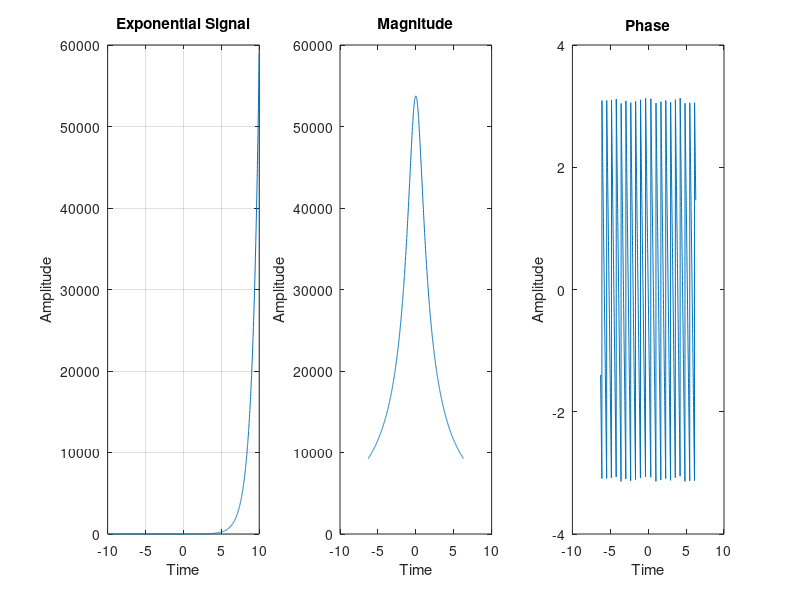
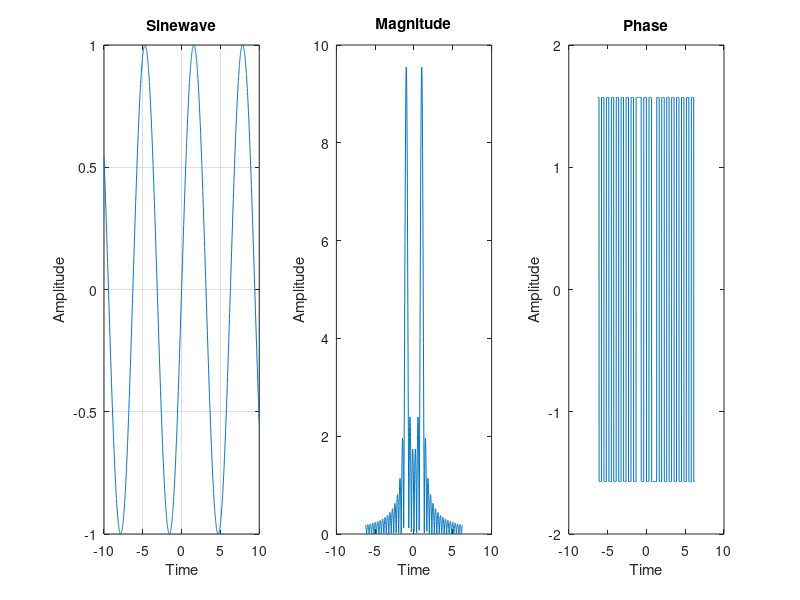
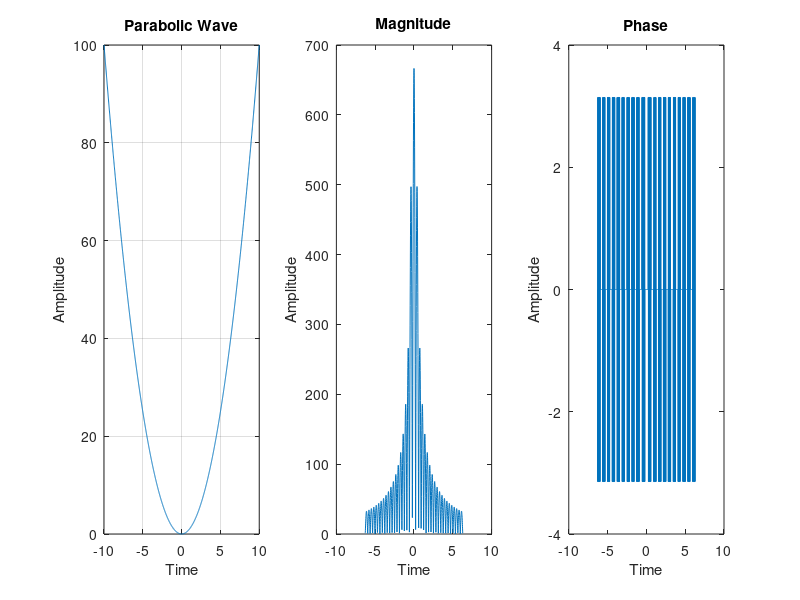

MATLAB code to generate these figures, in order:
clc;
clear all;
close all;
t= -10:0.01:10;
A= 3;
x_t1= A.^t;
figure();
subplot(1,3,1);
plot(t,x_t1);
title('Exponential Signal');
xlabel('Time');
ylabel('Amplitude');
grid on;
w= -2*pi:0.01:2*pi;
x_k1= zeros(size(w));
for k=1:length(w)
    x_k1(k)= trapz(t,x_t1.*exp(-j*w(k)*t));
end;
x_kmag1= abs(x_k1);
x_kangle1= angle(x_k1);
subplot(1,3,2);
plot(w,x_kmag1);
title('Magnitude');
xlabel('Time');
ylabel('Amplitude');
subplot(1,3,3);
plot(w,x_kangle1);
title('Phase');
xlabel('Time');
ylabel('Amplitude');
x_t2= sin(t);
figure();
subplot(1,3,1);
plot(t,x_t2);
title('Sinewave');
xlabel('Time');
ylabel('Amplitude');
grid on;
w= -2*pi:0.01:2*pi;
x_k2= zeros(size(w));
for k=1:length(w)
    x_k2(k)= trapz(t,x_t2.*exp(-j*w(k)*t));
end;
x_kmag2= abs(x_k2);
x_kangle2= angle(x_k2);
subplot(1,3,2);
plot(w,x_kmag2);
title('Magnitude');
xlabel('Time');
ylabel('Amplitude');
subplot(1,3,3);
plot(w,x_kangle2);
title('Phase');
xlabel('Time');
ylabel('Amplitude');
x_t3 = t.^2;
figure();
subplot(1,3,1);
plot(t,x_t3);
title('Parabolic Wave');
xlabel('Time');
ylabel('Amplitude');
grid on;
w= -2*pi:0.01:2*pi;
x_k3= zeros(size(w));
for k=1:length(w)
    x_k3(k)= trapz(t,x_t3.*exp(-j*w(k)*t));
end;
x_kmag3= abs(x_k3);
x_kangle3= angle(x_k3);
subplot(1,3,2);
plot(w,x_kmag3);
title('Magnitude');
xlabel('Time');
ylabel('Amplitude');
subplot(1,3,3);
plot(w,x_kangle3);
title('Phase');
xlabel('Time');
ylabel('Amplitude');
